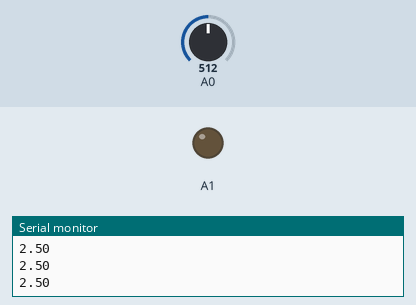
The sketch below on a simulated Arduino Uno, built with avr-gcc and run on an emulated ATmega328P. Parts: output pins drawn as LEDs (lit = HIGH), the last lines printed to the serial monitor. Inputs (shaded band) come from the test bench; at power-on: A0 = 512.

Above: at 1.2 s.
1.3 s: A0 set to 1004
3.3 s: A0 set to 1021
At 4.7 s:
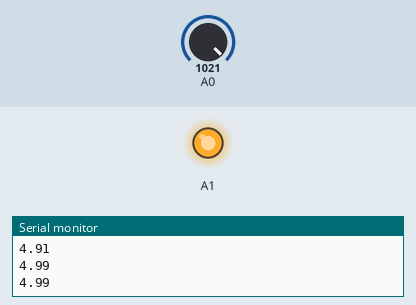
5.6 s: A0 set to 931
7.1 s: A0 set to 909
At 8.2 s:
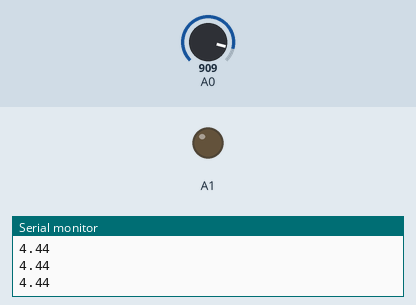
8.6 s: A0 set to 1023
At 9.8 s:
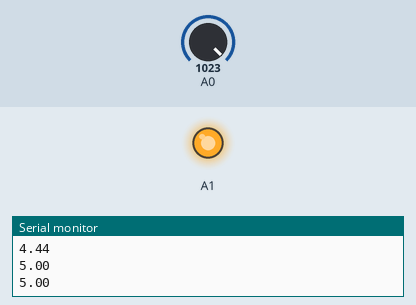
Timing chart, 0 to 11.6 s (numbered marks = the images above; inputs shaded):
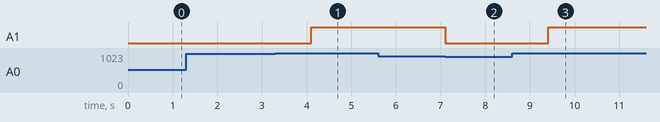

Measured:
- the behaviour switches between 1020 and 1021 on A0 (found by bisection; images 0 and 1)
- the behaviour switches between 921 and 920 on A0 (found by bisection; images 1 and 2)
- after the input at 3.3 s, A1: LOW → HIGH after 0.81 s
- after the input at 7.1 s, A1: HIGH → LOW at once
- after the input at 8.6 s, A1: LOW → HIGH after 0.81 s

The sketch:

cap.ino
```cpp
#define batPin A0;

void setup()
{
  pinMode(A0,INPUT);
  pinMode(A1,OUTPUT);
  Serial.begin(9600);
  digitalWrite(A0,LOW);
  digitalWrite(A1,LOW);
}

float volt1()
{
  float analog = analogRead(A0);
  float volt = analog * (5.0/1023);
  return volt;
}

void loop()
{
  float a=volt1();
  Serial.print(a);
  Serial.println();
  if (a >= 4.99)
  {
    delay(800);
    digitalWrite(A1,HIGH);
  }
  else if (a <= 4.50)
  {
    digitalWrite(A1,LOW);
  }
}
/*{
  int data=analogRead(A5);
  Serial.print(data);
  Serial.print("=");
  if (data >=100)
  {
    Serial.println("1");
    digitalWrite(4,1);
  }
  else
  {
    Serial.println("0");
    digitalWrite(4,0);
  }

}*/
```
